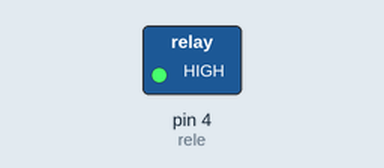
This sketch was run on a simulated Arduino Uno, built with avr-gcc and run on an emulated ATmega328P. Parts: switched loads named in the sketch (green lamp = pin HIGH). What the sketch prints to the serial monitor is not drawn.

Above: at 1.0 s.
At 3.0 s:
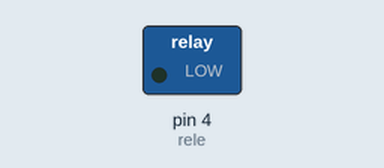
Timing chart, 0 to 5.2 s (numbered marks = the images above):
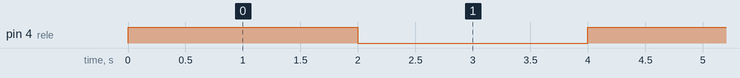

Measured:
- by itself, pin 4 (rele): alternates HIGH for 2.0 s and LOW for 2.0 s

The sketch:

main.ino
```cpp
int cont = 1;
int rele = 4;

void setup() {
  Serial.begin(115200);

  pinMode(rele, OUTPUT);
}

void loop() {
  digitalWrite(rele, HIGH);
  delay(2000);
  digitalWrite(rele, LOW);
  delay(2000);

  Serial.print("I'm alive hahahaha");
  Serial.print("  cont: ");
  Serial.println(cont);
  cont++;
}
```
